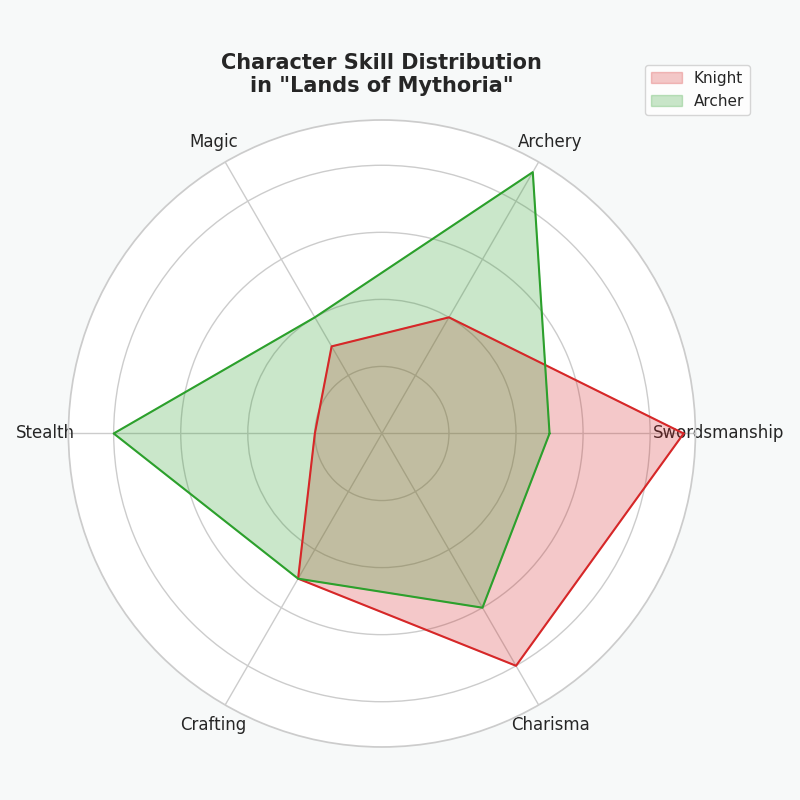

The script that drew this image:
import matplotlib.pyplot as plt
import numpy as np

# Define the skills and number of skills
skills = ['Swordsmanship', 'Archery', 'Magic', 'Stealth', 'Crafting', 'Charisma']
num_skills = len(skills)

# Define skill values for each character class
knight_skills = [9, 4, 3, 2, 5, 8]
archer_skills = [5, 9, 4, 8, 5, 6]

# Create an array of angles for the radar chart
angles = np.linspace(0, 2 * np.pi, num_skills, endpoint=False).tolist()

# Complete the loop for the radar chart by connecting the first and last points
knight_skills += knight_skills[:1]
archer_skills += archer_skills[:1]
angles += angles[:1]

# Initialize the radar chart
fig, ax = plt.subplots(figsize=(8, 8), subplot_kw=dict(polar=True))
fig.patch.set_facecolor('#f7f9f9')  # Set subtle background color for the figure

# Plot each character class
ax.fill(angles, knight_skills, color='tab:red', alpha=0.25, label='Knight')
ax.plot(angles, knight_skills, color='tab:red', linewidth=1.5)

ax.fill(angles, archer_skills, color='tab:green', alpha=0.25, label='Archer')
ax.plot(angles, archer_skills, color='tab:green', linewidth=1.5)

# Add labels for each axis
ax.set_yticklabels([])  # Hide radial labels
ax.set_xticks(angles[:-1])
ax.set_xticklabels(skills, fontsize=12)

# Add a title and legend
ax.set_title('Character Skill Distribution\nin "Lands of Mythoria"', fontsize=15, fontweight='bold', pad=20)
ax.legend(loc='upper right', bbox_to_anchor=(1.1, 1.1))

# Adjust layout
plt.tight_layout()

# Show the radar chart
plt.show()
